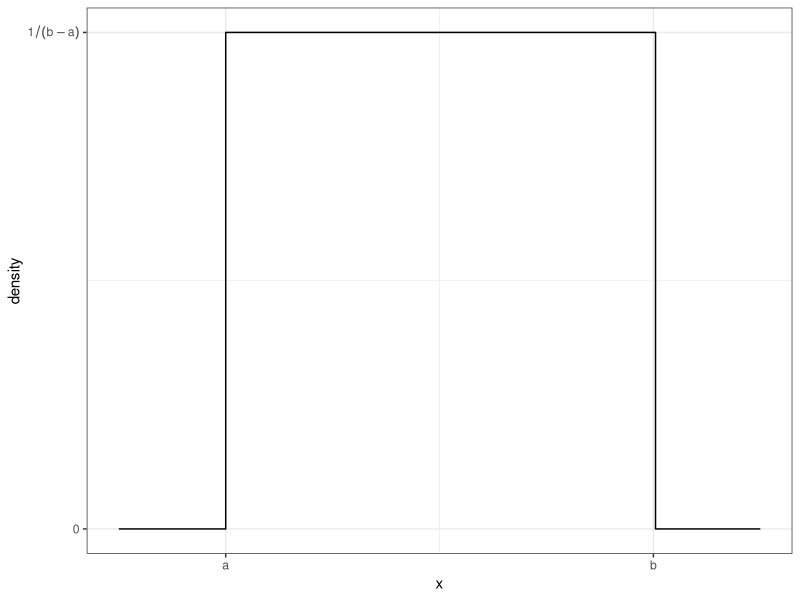
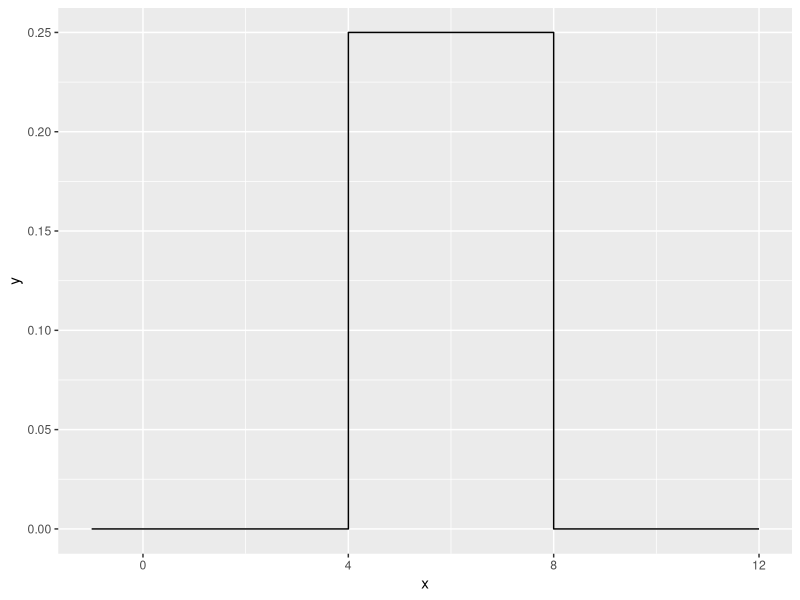
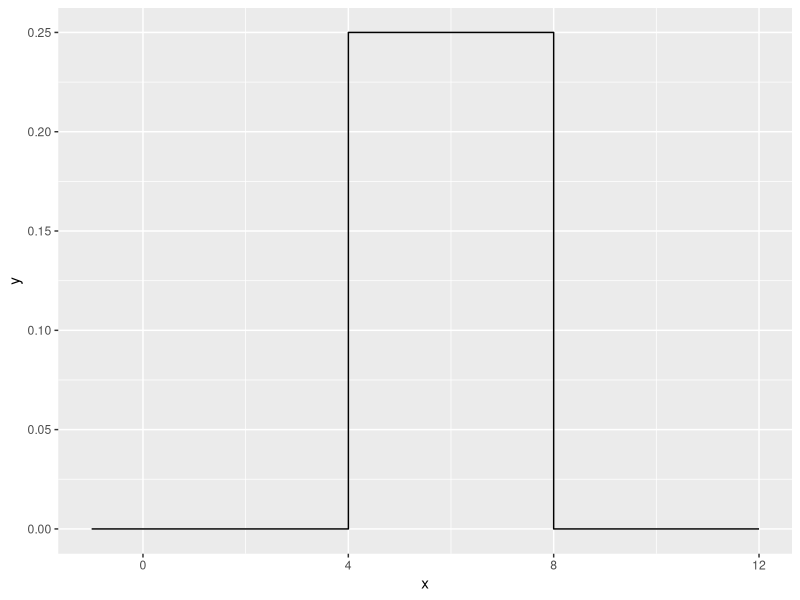
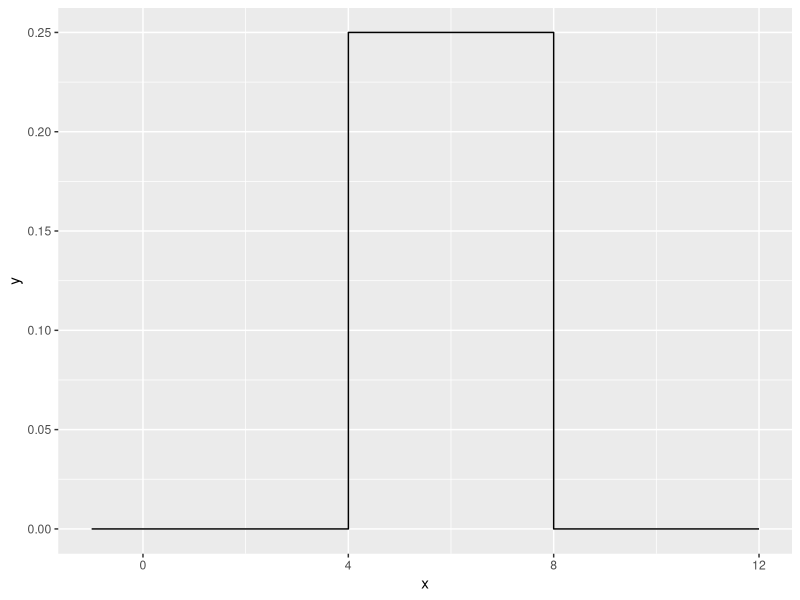
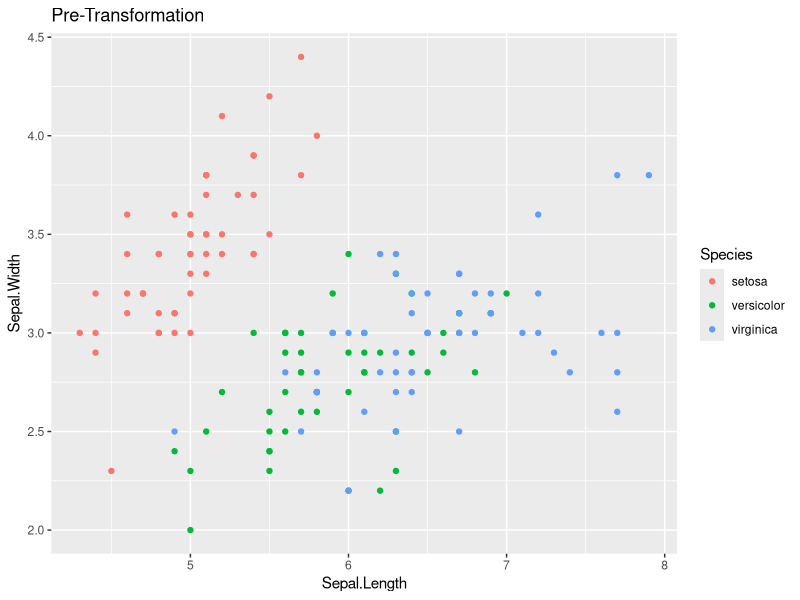
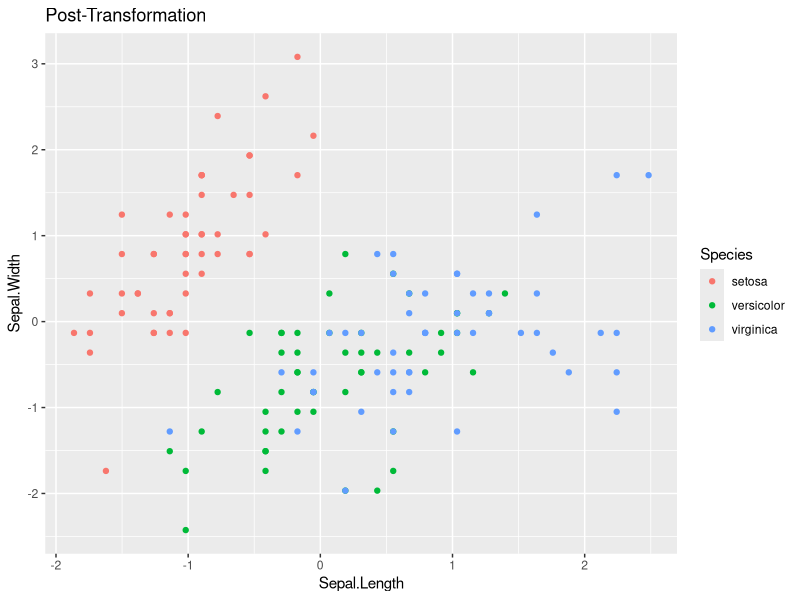

These charts were generated, in order, by the following R code:
## ---- chunk 1
knitr::opts_chunk$set(echo = TRUE)

library(tidyverse)
## ---- chunk 2
library(ggplot2) 
library(dplyr) 
data <- data.frame(x = seq(-.25,1.25, length=301)) 
data <- data %>% mutate( y = dunif(x,0,1) ) 
ggplot(data, aes(x=x, y=y)) +
  geom_step() +   # geom_step is similar to geom_line() but for step functions
  scale_x_continuous( breaks=c(0,1), labels=c('a','b') ) +
  scale_y_continuous( breaks=c(0,1), labels=c(0,expression(1 / (b-a) )) ) +
  labs(y='density') + theme_bw()
## ---- chunk 3
a <- 3
b <- 7 
x <- runif(n=1,0,15)


my.function <- function(x){
if( x < a ){
  result <- 0 }
  else if( a < x & x < b ){
  result <- 1/(b-a)}
  else if (b < x) {
  result <- 0}
  else {
  result <- 0
}
 result 
}

my.function(4)
my.function(5.6)
my.function(15)
## ---- chunk 4

## ---- chunk 5

duniform <- function(x, a, b){
  result <- NULL
  n <- length(x)
  for( i in 1:n ){  
    if( x[i] > a & x[i] < b ){  
      result[i] <- 1/(b-a)  
    }else{
     result[i] <- 0 
    }
  
  }
  return(result)
}
duniform(x=seq(2, 20, length.out=10), a= 4, b=8)


data.frame( x=seq(-1, 12, by=.001) ) %>%
  mutate( y = duniform(x, 4, 8) ) %>%
  ggplot( aes(x=x, y=y) ) +
  geom_step()
## ---- chunk 6
microbenchmark::microbenchmark( duniform( seq(-4,12,by=.0001), 4, 8), times=100)
## ---- chunk 7

duniform.ifelse <- function(x, a, b){
  ifelse( a<x & x<b, 1/(b-a), 0)}

data.frame( x=seq(-1, 12, by=.001) ) %>%
  mutate( y = duniform.ifelse(x, 4, 8) ) %>%
  ggplot( aes(x=x, y=y) ) +
  geom_step()


microbenchmark::microbenchmark( duniform.ifelse( seq(-4,12,by=.0001), 4, 8), times=100)


## ---- chunk 8
duniform.default <- function(x, a=0, b=1){
  ifelse( a<x & x<b, 1/(b-a), 0)}

data.frame( x=seq(-1, 12, by=.001) ) %>%
  mutate( y = duniform.default(x, 4, 8) ) %>%
  ggplot( aes(x=x, y=y) ) +
  geom_step()
## ---- chunk 9
standardize <- function(x){
  mu= mean(x)
  s= sd(x) 
  result <- NULL
  n <- length(x)
  for (i in 1:n){
    result[i] <- (x[i] - mu) / s }
  return(result) 
  }


standardize(c(5,5.7))
## ---- chunk 10
data( 'iris' )
# Graph the pre-transformed data.
ggplot(iris, aes(x=Sepal.Length, y=Sepal.Width, color=Species)) +
  geom_point() +
  labs(title='Pre-Transformation')

# Standardize all of the numeric columns
# across() selects columns and applies a function to them
# there column select requires a dplyr column select command such
# as starts_with(), contains(), or where().  The where() command
# allows us to use some logical function on the column to decide
# if the function should be applied or not.
iris.z <- iris %>% mutate( across(where(is.numeric), standardize) )

# Graph the post-transformed data.
ggplot(iris.z, aes(x=Sepal.Length, y=Sepal.Width, color=Species)) +
  geom_point() +
  labs(title='Post-Transformation')
## ---- chunk 11


fizz.buzz <- function(n){
output <- 1:n #creates output vector of 1 to n 
for(i in output){ #starts the for loop for many iterations of output 
if (i %% 3 ==0 & i %% 5==0) output[i] <- 'Fizz-Buzz' 
if (i %% 3==0 & i %% 5 !=0) output[i] <- 'Fizz'
if (i %% 3 !=0 & i %% 5==0) output[i] <- 'Buzz'
if (i %% 3 !=0 & i %% 5 !=0) output[i] <- i
}
return(output)
}

fizz.buzz(50)
